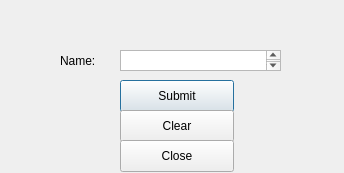
<?xml version="1.0" encoding="UTF-8"?>
<ui version="4.0">
 <class>GrabFaceForm</class>
 <widget class="QDialog" name="GrabFaceForm">
  <property name="geometry">
   <rect>
    <x>0</x>
    <y>0</y>
    <width>344</width>
    <height>173</height>
   </rect>
  </property>
  <property name="windowTitle">
   <string>Dialog</string>
  </property>
  <widget class="QLabel" name="label">
   <property name="geometry">
    <rect>
     <x>60</x>
     <y>50</y>
     <width>61</width>
     <height>21</height>
    </rect>
   </property>
   <property name="text">
    <string>Name:</string>
   </property>
  </widget>
  <widget class="QPlainTextEdit" name="grabName">
   <property name="geometry">
    <rect>
     <x>120</x>
     <y>50</y>
     <width>161</width>
     <height>21</height>
    </rect>
   </property>
   <property name="plainText">
    <string/>
   </property>
  </widget>
  <widget class="QPushButton" name="grabSubmit">
   <property name="geometry">
    <rect>
     <x>120</x>
     <y>80</y>
     <width>114</width>
     <height>32</height>
    </rect>
   </property>
   <property name="text">
    <string>Submit</string>
   </property>
  </widget>
  <widget class="QPushButton" name="grabClear">
   <property name="geometry">
    <rect>
     <x>120</x>
     <y>110</y>
     <width>114</width>
     <height>32</height>
    </rect>
   </property>
   <property name="text">
    <string>Clear</string>
   </property>
  </widget>
  <widget class="QPushButton" name="grabClose">
   <property name="geometry">
    <rect>
     <x>120</x>
     <y>140</y>
     <width>114</width>
     <height>32</height>
    </rect>
   </property>
   <property name="text">
    <string>Close</string>
   </property>
  </widget>
 </widget>
 <resources/>
 <connections/>
</ui>
